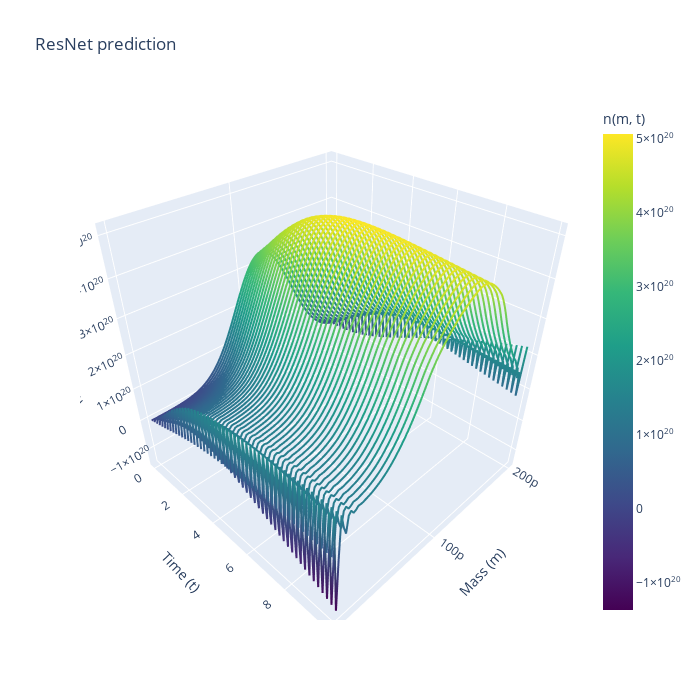

This figure's notebook cell:
### Code cell
#prediction step
n0=Dataset_validation[0]["n"][:,0]
S0=Dataset_validation[0]["initial_substrate"]
N_Res_Con_Film,S_Res_Con_Film = rollout(model=model6, n0=n0, s0=S0, steps=T-1, n_max=n_max, S_max=S_max,return_numpy=True)

plot_spaghetti(m=m,t=torch.linspace(0,10,T),N=N_Res_Con_Film,title="ResNet prediction")
biomass_Res_Con_Film  = (N_Res_Con_Film  * m.numpy()[:,None]).sum(axis=0) * delta_m.numpy()
print(biomass_Res_Con_Film)
plt.plot(t_eval,biomass_Res_Con_Film,label="Conv Biomass prediction")
plt.plot(t_eval,S_Res_Con_Film,label="ResNet Substrate Prediction")
plt.legend()
plt.grid()
plt.show()
torch.save(model6.state_dict(), 'Res_Conv_Film_diff_batch_2000_epochs.pth')
